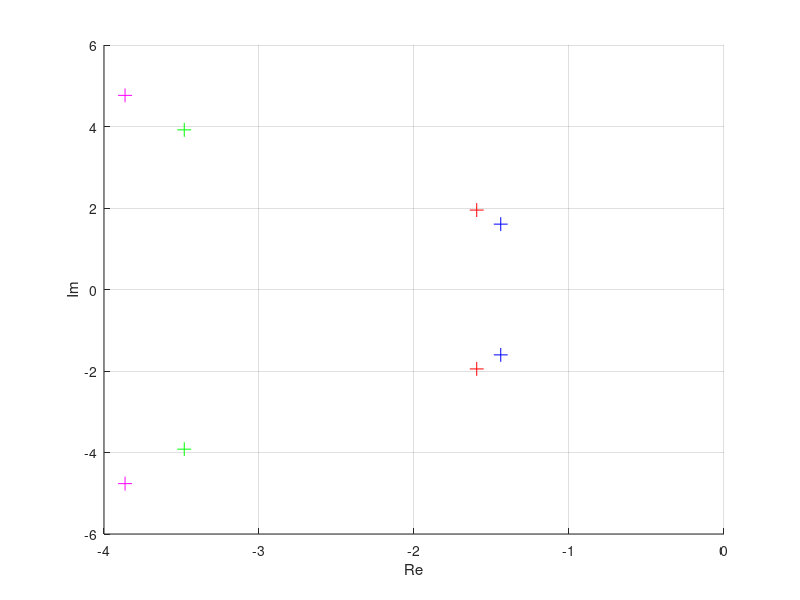

Source code (MATLAB): (Note: this script raises an error after producing the figure.)
clear;
clc;
clf;
clf reset;
close all;

% Load data
cruise1 = load('cruise1');
cruise2 = load('cruise2');
approach1 = load('approach1');
approach2 = load('approach2');

% Unpack eigenvalues
phugEigVal_c1 = cruise1.EigAnalysis.Phugoid.Pole;
shrtEigVal_c1 = cruise1.EigAnalysis.ShortPeriod.Pole;
attiEigVal_c1 = cruise1.EigAnalysis.AttitudeConDi.Pole;
dtchEigVal_c1 = cruise1.EigAnalysis.DutchRoll.Pole;
sprlEigVal_c1 = cruise1.EigAnalysis.Spiral.Pole;
rollEigVal_c1 = cruise1.EigAnalysis.Roll.Pole;
phugEigVal_c2 = cruise2.EigAnalysis.Phugoid.Pole;
shrtEigVal_c2 = cruise2.EigAnalysis.ShortPeriod.Pole;
attiEigVal_c2 = cruise2.EigAnalysis.AttitudeConDi.Pole;
dtchEigVal_c2 = cruise2.EigAnalysis.DutchRoll.Pole;
sprlEigVal_c2 = cruise2.EigAnalysis.Spiral.Pole;
rollEigVal_c2 = cruise2.EigAnalysis.Roll.Pole;
phugEigVal_a1 = approach1.EigAnalysis.Phugoid.Pole;
shrtEigVal_a1 = approach1.EigAnalysis.ShortPeriod.Pole;
attiEigVal_a1 = approach1.EigAnalysis.AttitudeConDi.Pole;
dtchEigVal_a1 = approach1.EigAnalysis.DutchRoll.Pole;
sprlEigVal_a1 = approach1.EigAnalysis.Spiral.Pole;
rollEigVal_a1 = approach1.EigAnalysis.Roll.Pole;
phugEigVal_a2 = approach2.EigAnalysis.Phugoid.Pole;
shrtEigVal_a2 = approach2.EigAnalysis.ShortPeriod.Pole;
attiEigVal_a2 = approach2.EigAnalysis.AttitudeConDi.Pole;
dtchEigVal_a2 = approach2.EigAnalysis.DutchRoll.Pole;
sprlEigVal_a2 = approach2.EigAnalysis.Spiral.Pole;
rollEigVal_a2 = approach2.EigAnalysis.Roll.Pole;

figure;
hold on
p1 = plot([real(shrtEigVal_c1),real(shrtEigVal_c1)], [imag(shrtEigVal_c1),-imag(shrtEigVal_c1)],'+m', 'MarkerSize', 10);
p2 = plot([real(shrtEigVal_c2),real(shrtEigVal_c2)], [imag(shrtEigVal_c2),-imag(shrtEigVal_c2)],'+g', 'MarkerSize', 10);
p3 = plot([real(shrtEigVal_a1),real(shrtEigVal_a1)], [imag(shrtEigVal_a1),-imag(shrtEigVal_a1)],'+r', 'MarkerSize', 10);
p4 = plot([real(shrtEigVal_a2),real(shrtEigVal_a2)], [imag(shrtEigVal_a2),-imag(shrtEigVal_a2)],'+b', 'MarkerSize', 10);
xlabel('Re');
ylabel('Im');
set(gcf, 'Color', [1 1 1]);
set(gca, 'Color', [1 1 1]); 
xlim([-4 0])
grid on
gridxy(0,0);
hleg1 = legend([p1, p2, p3, p4], 'SPM (cg:1, 220kts)', ...
    'SPM (cg:2, 220kts)', 'SPM (cg:1, 90kts)', 'SPM (cg:2, 90kts)');
set(hleg1, 'Location', 'Best');
    
figure;
hold on
p5 = plot([real(phugEigVal_c1),real(phugEigVal_c1)], [imag(phugEigVal_c1),-imag(phugEigVal_c1)],'om', 'MarkerSize', 10);
p6 = plot([real(attiEigVal_c1),real(attiEigVal_c1)], [imag(attiEigVal_c1),-imag(attiEigVal_c1)],'*m', 'MarkerSize', 10);
p7 = plot([real(phugEigVal_c2),real(phugEigVal_c2)], [imag(phugEigVal_c2),-imag(phugEigVal_c2)],'og', 'MarkerSize', 10);
p8 = plot([real(attiEigVal_c2),real(attiEigVal_c2)], [imag(attiEigVal_c2),-imag(attiEigVal_c2)],'*g', 'MarkerSize', 10);
p9 = plot([real(phugEigVal_a1),real(phugEigVal_a1)], [imag(phugEigVal_a1),-imag(phugEigVal_a1)],'or', 'MarkerSize', 10);
p10 = plot([real(attiEigVal_a1),real(attiEigVal_a1)],[imag(attiEigVal_a1),-imag(attiEigVal_a1)],'*r', 'MarkerSize', 10);
p11 = plot([real(phugEigVal_a2),real(phugEigVal_a2)], [imag(phugEigVal_a2),-imag(phugEigVal_a2)],'ob', 'MarkerSize', 10);
p12 = plot([real(attiEigVal_a2),real(attiEigVal_a2)], [imag(attiEigVal_a2),-imag(attiEigVal_a2)],'*b', 'MarkerSize', 10);
xlabel('Re');
ylabel('Im');
set(gcf, 'Color', [1 1 1]);
set(gca, 'Color', [1 1 1]);
grid on
gridxy(0,0);
hleg2 = legend([p5, p6, p7, p8, p9, p10, p11, p12], ...
    'PM (cg:1, 220kts)', 'Altitude Con/Di (cg:1, 220kts)', ...
    'PM (cg:2, 220kts)', 'Altitude Cone/Di (cg:2, 220kts)', ...
    'PM (cg:1, 90kts)', 'Altitude Con/Di (cg:1, 90kts)', ...
    'PM (cg:2, 90kts)', 'Altitude Con/Di (cg:2, 90kts)');
set(hleg2, 'Location', 'Best');



figure;
hold on
p13 = plot([real(rollEigVal_c1),real(rollEigVal_c1)], [imag(rollEigVal_c1),-imag(rollEigVal_c1)], 'pm', 'MarkerSize', 10);
p14 = plot([real(rollEigVal_c2),real(rollEigVal_c2)], [imag(rollEigVal_c2),-imag(rollEigVal_c2)], 'pg', 'MarkerSize', 10);
p15 = plot([real(rollEigVal_a1),real(rollEigVal_a1)], [imag(rollEigVal_a1),-imag(rollEigVal_a1)], 'pr', 'MarkerSize', 10);
p16 = plot([real(rollEigVal_a2),real(rollEigVal_a2)], [imag(rollEigVal_a2),-imag(rollEigVal_a2)], 'pb', 'MarkerSize', 10);
xlabel('Re');
ylabel('Im');
set(gcf, 'Color', [1 1 1]);
set(gca, 'Color', [1 1 1]);
xlim([-1.75 0])
ylim([0 1])
grid on
gridxy(0,0);
hleg3 = legend([p13, p14, p15, p16], 'Roll (cg:1, 220kts)', ...
    'Roll (cg:2, 220kts)', 'Roll (cg:1, 90kts)', 'Roll (cg:2, 90kts)');
set(hleg3, 'Location', 'Best');

figure;
hold on
p17 = plot([real(dtchEigVal_c1),real(dtchEigVal_c1)], [imag(dtchEigVal_c1),-imag(dtchEigVal_c1)], '^m', 'MarkerSize', 10);
p18 = plot([real(sprlEigVal_c1),real(sprlEigVal_c1)], [imag(sprlEigVal_c1),-imag(sprlEigVal_c1)], 'xm', 'MarkerSize', 10);
p19 = plot([real(dtchEigVal_c2),real(dtchEigVal_c2)], [imag(dtchEigVal_c2),-imag(dtchEigVal_c2)], '^g', 'MarkerSize', 10);
p20 = plot([real(sprlEigVal_c2),real(sprlEigVal_c2)], [imag(sprlEigVal_c2),-imag(sprlEigVal_c2)], 'xg', 'MarkerSize', 10);
p21 = plot([real(dtchEigVal_a1),real(dtchEigVal_a1)], [imag(dtchEigVal_a1),-imag(dtchEigVal_a1)], '^r', 'MarkerSize', 10);
p22 = plot([real(sprlEigVal_a1),real(sprlEigVal_a1)], [imag(sprlEigVal_a1),-imag(sprlEigVal_a1)], 'xr', 'MarkerSize', 10);
p23 = plot([real(dtchEigVal_a2),real(dtchEigVal_a2)], [imag(dtchEigVal_a2),-imag(dtchEigVal_a2)], '^b', 'MarkerSize', 10);
p24 = plot([real(sprlEigVal_a2),real(sprlEigVal_a2)], [imag(sprlEigVal_a2),-imag(sprlEigVal_a2)], 'xb', 'MarkerSize', 10);
xlabel('Re');
ylabel('Im');
set(gcf, 'Color', [1 1 1]);
set(gca, 'Color', [1 1 1]);
xlim([-0.11 0])
grid on
gridxy(0,0);
hleg4 = legend([p17, p18, p19, p20, p21, p22, p23, p24], ...
    'Dutch Roll (cg:1, 220kts)', 'Spiral (cg:1, 220kts)', ...
    'Dutch Roll (cg:2, 220kts)', 'Spiral (cg:2, 220kts)', ...
    'Dutch Roll (cg:1, 90kts)', 'Spiral (cg:1, 90kts)', ...
    'Dutch Roll (cg:2, 90kts)', 'Spiral (cg:2, 90kts)');
set(hleg4, 'Location', 'Best');